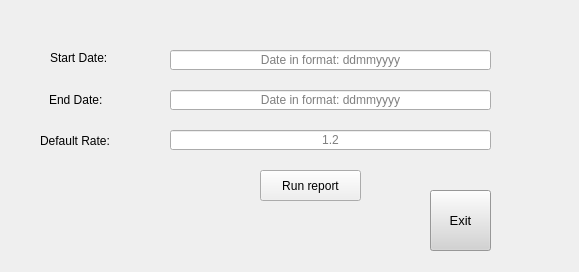
<?xml version="1.0" encoding="UTF-8"?>
<ui version="4.0">
 <class>Dialog</class>
 <widget class="QDialog" name="Dialog">
  <property name="geometry">
   <rect>
    <x>0</x>
    <y>0</y>
    <width>579</width>
    <height>272</height>
   </rect>
  </property>
  <property name="windowTitle">
   <string>Inputs value</string>
  </property>
  <widget class="QLineEdit" name="end">
   <property name="geometry">
    <rect>
     <x>170</x>
     <y>90</y>
     <width>321</width>
     <height>20</height>
    </rect>
   </property>
   <property name="alignment">
    <set>Qt::AlignCenter</set>
   </property>
   <property name="readOnly">
    <bool>true</bool>
   </property>
   <property name="placeholderText">
    <string>Date in format: ddmmyyyy</string>
   </property>
  </widget>
  <widget class="QLabel" name="label">
   <property name="geometry">
    <rect>
     <x>49</x>
     <y>90</y>
     <width>91</width>
     <height>20</height>
    </rect>
   </property>
   <property name="text">
    <string>End Date:</string>
   </property>
  </widget>
  <widget class="QLabel" name="label_2">
   <property name="geometry">
    <rect>
     <x>40</x>
     <y>130</y>
     <width>71</width>
     <height>21</height>
    </rect>
   </property>
   <property name="text">
    <string>Default Rate:</string>
   </property>
  </widget>
  <widget class="QLineEdit" name="rate">
   <property name="enabled">
    <bool>true</bool>
   </property>
   <property name="geometry">
    <rect>
     <x>170</x>
     <y>130</y>
     <width>321</width>
     <height>20</height>
    </rect>
   </property>
   <property name="text">
    <string/>
   </property>
   <property name="alignment">
    <set>Qt::AlignCenter</set>
   </property>
   <property name="placeholderText">
    <string>1.2</string>
   </property>
  </widget>
  <widget class="QPushButton" name="run">
   <property name="geometry">
    <rect>
     <x>260</x>
     <y>170</y>
     <width>101</width>
     <height>31</height>
    </rect>
   </property>
   <property name="text">
    <string>Run report</string>
   </property>
   <property name="autoDefault">
    <bool>false</bool>
   </property>
   <property name="default">
    <bool>false</bool>
   </property>
  </widget>
  <widget class="QToolButton" name="exit">
   <property name="geometry">
    <rect>
     <x>430</x>
     <y>190</y>
     <width>61</width>
     <height>61</height>
    </rect>
   </property>
   <property name="font">
    <font>
     <family>MS Shell Dlg 2</family>
     <pointsize>10</pointsize>
     <weight>50</weight>
     <italic>false</italic>
     <bold>false</bold>
    </font>
   </property>
   <property name="styleSheet">
    <string notr="true">background:lightgray; </string>
   </property>
   <property name="text">
    <string>Exit</string>
   </property>
   <property name="icon">
    <iconset resource="../app/icons.qrc">
     <normaloff>:/exit</normaloff>:/exit</iconset>
   </property>
   <property name="iconSize">
    <size>
     <width>50</width>
     <height>50</height>
    </size>
   </property>
   <property name="toolButtonStyle">
    <enum>Qt::ToolButtonTextUnderIcon</enum>
   </property>
  </widget>
  <widget class="QLabel" name="label_3">
   <property name="geometry">
    <rect>
     <x>50</x>
     <y>50</y>
     <width>91</width>
     <height>16</height>
    </rect>
   </property>
   <property name="text">
    <string>Start Date:</string>
   </property>
  </widget>
  <widget class="QLineEdit" name="start">
   <property name="geometry">
    <rect>
     <x>170</x>
     <y>50</y>
     <width>321</width>
     <height>20</height>
    </rect>
   </property>
   <property name="text">
    <string/>
   </property>
   <property name="alignment">
    <set>Qt::AlignCenter</set>
   </property>
   <property name="placeholderText">
    <string>Date in format: ddmmyyyy</string>
   </property>
  </widget>
 </widget>
 <resources>
  <include location="../app/icons.qrc"/>
 </resources>
 <connections>
  <connection>
   <sender>exit</sender>
   <signal>clicked()</signal>
   <receiver>Dialog</receiver>
   <slot>accept()</slot>
   <hints>
    <hint type="sourcelabel">
     <x>543</x>
     <y>238</y>
    </hint>
    <hint type="destinationlabel">
     <x>450</x>
     <y>234</y>
    </hint>
   </hints>
  </connection>
 </connections>
</ui>
